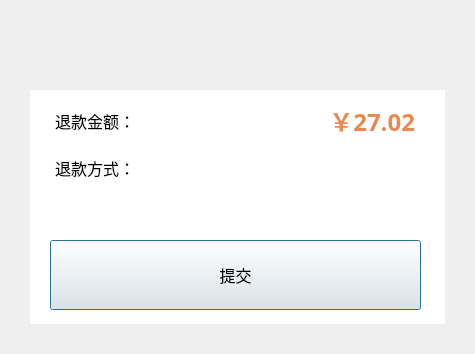
<?xml version="1.0" encoding="UTF-8"?>
<ui version="4.0">
 <class>NoBillRefundDlg</class>
 <widget class="QDialog" name="NoBillRefundDlg">
  <property name="geometry">
   <rect>
    <x>0</x>
    <y>0</y>
    <width>475</width>
    <height>354</height>
   </rect>
  </property>
  <property name="windowTitle">
   <string>NoBillRefundDlg</string>
  </property>
  <layout class="QGridLayout" name="gridLayout">
   <property name="leftMargin">
    <number>0</number>
   </property>
   <property name="topMargin">
    <number>0</number>
   </property>
   <property name="rightMargin">
    <number>0</number>
   </property>
   <property name="bottomMargin">
    <number>0</number>
   </property>
   <property name="spacing">
    <number>0</number>
   </property>
   <item row="0" column="0">
    <widget class="TitleBarWidget" name="widget" native="true">
     <property name="minimumSize">
      <size>
       <width>0</width>
       <height>60</height>
      </size>
     </property>
     <property name="maximumSize">
      <size>
       <width>16777215</width>
       <height>60</height>
      </size>
     </property>
    </widget>
   </item>
   <item row="1" column="0">
    <widget class="QWidget" name="widget_2" native="true">
     <property name="styleSheet">
      <string notr="true">QWidget#widget_2 {
	border-image: url(:/shareImages/dlg_background.png);
}</string>
     </property>
     <layout class="QHBoxLayout" name="horizontalLayout">
      <property name="spacing">
       <number>0</number>
      </property>
      <property name="leftMargin">
       <number>0</number>
      </property>
      <property name="topMargin">
       <number>0</number>
      </property>
      <property name="rightMargin">
       <number>0</number>
      </property>
      <property name="bottomMargin">
       <number>0</number>
      </property>
      <item>
       <widget class="QWidget" name="widget_3" native="true">
        <property name="minimumSize">
         <size>
          <width>415</width>
          <height>234</height>
         </size>
        </property>
        <property name="maximumSize">
         <size>
          <width>415</width>
          <height>234</height>
         </size>
        </property>
        <property name="styleSheet">
         <string notr="true">QWidget#widget_3 {
	background-color: rgb(255, 255, 255);
}</string>
        </property>
        <widget class="QLabel" name="refundAmtLabel">
         <property name="geometry">
          <rect>
           <x>25</x>
           <y>11</y>
           <width>80</width>
           <height>40</height>
          </rect>
         </property>
         <property name="font">
          <font>
           <family>微软雅黑</family>
           <pointsize>12</pointsize>
          </font>
         </property>
         <property name="text">
          <string>退款金额：</string>
         </property>
        </widget>
        <widget class="QLabel" name="refundAmtValueLabel">
         <property name="geometry">
          <rect>
           <x>270</x>
           <y>11</y>
           <width>115</width>
           <height>40</height>
          </rect>
         </property>
         <property name="font">
          <font>
           <family>微软雅黑</family>
           <pointsize>18</pointsize>
           <weight>75</weight>
           <bold>true</bold>
          </font>
         </property>
         <property name="styleSheet">
          <string notr="true">color: rgb(234, 136, 82);</string>
         </property>
         <property name="text">
          <string>￥27.02</string>
         </property>
         <property name="alignment">
          <set>Qt::AlignRight|Qt::AlignTrailing|Qt::AlignVCenter</set>
         </property>
        </widget>
        <widget class="QLabel" name="refundTypeLabel">
         <property name="geometry">
          <rect>
           <x>25</x>
           <y>60</y>
           <width>80</width>
           <height>36</height>
          </rect>
         </property>
         <property name="font">
          <font>
           <family>微软雅黑</family>
           <pointsize>12</pointsize>
          </font>
         </property>
         <property name="text">
          <string>退款方式：</string>
         </property>
        </widget>
        <widget class="QLabel" name="cashRefundLabel">
         <property name="geometry">
          <rect>
           <x>113</x>
           <y>60</y>
           <width>84</width>
           <height>36</height>
          </rect>
         </property>
         <property name="font">
          <font>
           <family>微软雅黑</family>
           <pointsize>12</pointsize>
          </font>
         </property>
         <property name="styleSheet">
          <string notr="true">QLabel#cashRefundLabel {
	border-image: url(:/shareImages/cash_normal.png);
}

QLabe#cashRefundLabel {
	border-image: url(:/shareImages/cash_press.png);
}</string>
         </property>
         <property name="text">
          <string/>
         </property>
        </widget>
        <widget class="QLabel" name="memRefundLabel">
         <property name="geometry">
          <rect>
           <x>210</x>
           <y>60</y>
           <width>84</width>
           <height>36</height>
          </rect>
         </property>
         <property name="font">
          <font>
           <family>微软雅黑</family>
           <pointsize>12</pointsize>
          </font>
         </property>
         <property name="styleSheet">
          <string notr="true">QLabel#memRefundLabel {
	border-image: url(:/shareImages/mem_normal.png);
}

QLabe#memRefundLabel {
	border-image: url(:/shareImages/mem_press.png);
}</string>
         </property>
         <property name="text">
          <string/>
         </property>
        </widget>
        <widget class="QPushButton" name="commitButton">
         <property name="geometry">
          <rect>
           <x>20</x>
           <y>150</y>
           <width>371</width>
           <height>70</height>
          </rect>
         </property>
         <property name="font">
          <font>
           <family>微软雅黑</family>
           <pointsize>12</pointsize>
          </font>
         </property>
         <property name="styleSheet">
          <string notr="true">QPushButton#commitButton {
	border-image: url(:/shareImages/sure_normal.png);
}

QPushButton#commitButton {
	border-image: url(:/shareImages/sure_press.png);
}</string>
         </property>
         <property name="text">
          <string>提交</string>
         </property>
        </widget>
       </widget>
      </item>
     </layout>
    </widget>
   </item>
  </layout>
 </widget>
 <layoutdefault spacing="6" margin="11"/>
 <customwidgets>
  <customwidget>
   <class>TitleBarWidget</class>
   <extends>QWidget</extends>
   <header location="global">TitleBarWidget.h</header>
   <container>1</container>
  </customwidget>
 </customwidgets>
 <resources/>
 <connections/>
</ui>
